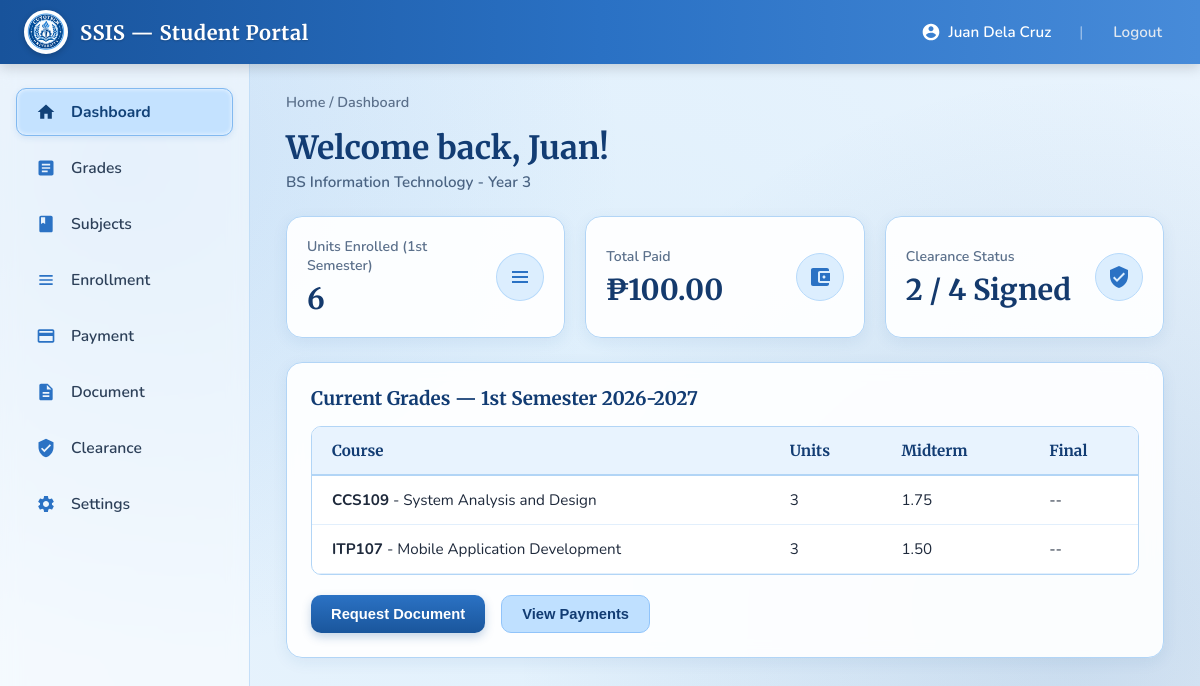
/index.php (signed in), run on the app's committed database.
### tables this page shows
CREATE TABLE Students (
    studentID       INT             NOT NULL AUTO_INCREMENT,
    userID          INT             NOT NULL,
    studentNo       VARCHAR(15)     NOT NULL,
    fullName        VARCHAR(100)    NOT NULL,
    program         VARCHAR(60)     NOT NULL,
    yearLevel       INT             NOT NULL,
    PRIMARY KEY (studentID),
    UNIQUE KEY uq_students_studentno (studentNo),
    UNIQUE KEY uq_students_userid (userID),
    CONSTRAINT fk_students_user
        FOREIGN KEY (userID) REFERENCES Users(userID)
        ON UPDATE CASCADE ON DELETE RESTRICT,
    CONSTRAINT chk_students_yearlevel CHECK (yearLevel BETWEEN 1 AND 6)
);

CREATE TABLE Enrollments (
    enrollmentID    INT             NOT NULL AUTO_INCREMENT,
    studentID       INT             NOT NULL,
    courseID        INT             NOT NULL,
    schoolYear      VARCHAR(9)      NOT NULL,           
    term            VARCHAR(15)     NOT NULL,
    status          ENUM('Pending','Approved','Dropped') NOT NULL DEFAULT 'Pending',
    PRIMARY KEY (enrollmentID),
    UNIQUE KEY uq_enrollment_unique (studentID, courseID, schoolYear, term),
    CONSTRAINT fk_enroll_student
        FOREIGN KEY (studentID) REFERENCES Students(studentID)
        ON UPDATE CASCADE ON DELETE RESTRICT,
    CONSTRAINT fk_enroll_course
        FOREIGN KEY (courseID) REFERENCES Courses(courseID)
        ON UPDATE CASCADE ON DELETE RESTRICT
);

CREATE TABLE Courses (
    courseID        INT             NOT NULL AUTO_INCREMENT,
    deptID          INT             NOT NULL,
    courseCode      VARCHAR(10)     NOT NULL,
    title           VARCHAR(100)    NOT NULL,
    units           INT             NOT NULL,
    semester        VARCHAR(20)     NOT NULL,
    PRIMARY KEY (courseID),
    UNIQUE KEY uq_courses_code (courseCode),
    CONSTRAINT fk_courses_dept
        FOREIGN KEY (deptID) REFERENCES Departments(deptID)
        ON UPDATE CASCADE ON DELETE RESTRICT,
    CONSTRAINT chk_courses_units CHECK (units > 0)
);

CREATE TABLE Grades (
    gradeID         INT             NOT NULL AUTO_INCREMENT,
    enrollmentID    INT             NOT NULL,
    midterm         DECIMAL(3,2)    NULL,
    finalGrade      DECIMAL(3,2)    NULL,
    remarks         ENUM('Passed','Failed','Incomplete') NULL,
    PRIMARY KEY (gradeID),
    UNIQUE KEY uq_grades_enrollment (enrollmentID),
    CONSTRAINT fk_grades_enrollment
        FOREIGN KEY (enrollmentID) REFERENCES Enrollments(enrollmentID)
        ON UPDATE CASCADE ON DELETE CASCADE
);

### includes/functions.php (called while the page is built, shortened)
<?php
function h(?string $value): string
{
    return htmlspecialchars((string)$value, ENT_QUOTES, 'UTF-8');
}
function peso(?float $amount): string
{
    return '₱' . number_format((float)$amount, 2);
}

### index.php (the view, shortened to what this page needs)
<?php
require_once __DIR__ . '/includes/functions.php';
require_once __DIR__ . '/config.php';
    ?>
    <?php
$studentId = (int)$_SESSION['student_id'];
$stmt = $pdo->prepare('SELECT * FROM Students WHERE studentID = :id');
$stmt->execute(['id' => $studentId]);
$student = $stmt->fetch();
$stmt = $pdo->prepare(
    'SELECT schoolYear, term FROM Enrollments
     WHERE studentID = :id
     ORDER BY schoolYear DESC, enrollmentID DESC LIMIT 1'
);
$stmt->execute(['id' => $studentId]);
$latestTerm = $stmt->fetch();
$curYear = $latestTerm['schoolYear'] ?? null;
$curTerm = $latestTerm['term'] ?? null;
$stmt = $pdo->prepare(
    'SELECT e.enrollmentID, e.status AS enrollStatus, e.schoolYear, e.term,
            c.courseCode, c.title, c.units, c.semester,
            g.midterm, g.finalGrade, g.remarks
     FROM Enrollments e
     JOIN Courses c ON c.courseID = e.courseID
     LEFT JOIN Grades g ON g.enrollmentID = e.enrollmentID
     WHERE e.studentID = :id AND e.schoolYear = :sy AND e.term = :term
     ORDER BY c.courseCode'
);
$stmt->execute(['id' => $studentId, 'sy' => $curYear, 'term' => $curTerm]);
$currentSubjects = $stmt->fetchAll();
$unitsEnrolled   = array_sum(array_column($currentSubjects, 'units'));
$stmt = $pdo->prepare(
    'SELECT p.*, r.receiptNo
     FROM Payments p
     LEFT JOIN Receipts r ON r.paymentID = p.paymentID
     WHERE p.studentID = :id
     ORDER BY p.paymentDate DESC'
);
$stmt->execute(['id' => $studentId]);
$payments  = $stmt->fetchAll();
$totalPaid = array_sum(array_column($payments, 'amount'));
$stmt = $pdo->prepare(
    'SELECT cr.*, d.deptName, d.deptHead
     FROM ClearanceRecords cr
     JOIN Departments d ON d.deptID = cr.deptID
     WHERE cr.studentID = :id
     ORDER BY d.deptName'
);
$stmt->execute(['id' => $studentId]);
$clearance       = $stmt->fetchAll();
$clearanceSigned = count(array_filter($clearance, fn($c) => $c['status'] === 'Signed'));
$clearanceTotal  = count($clearance);
$activeTab    = $_GET['tab'] ?? 'dashboard';
?>
<!DOCTYPE html>
<html lang="en">
<head>
  <link rel="stylesheet" href="https://cdnjs.cloudflare.com/ajax/libs/font-awesome/6.4.0/css/all.min.css" />
  <link rel="stylesheet" href="style.css">
</head>
<body>
  <header class="navbar">
    <div class="nav-brand">
      <img src="image/logo.png" alt="" srcset="">
      <h1>SSIS &mdash; Student Portal</h1>
    </div>
    <div class="nav-user">
      <div class="user-profile-menu">
        <svg style="width:20px;height:20px;fill:white" viewBox="0 0 24 24"><path d="M12 2C6.48 2 2 6.48 2 12s4.48 10 10 10 10-4.48 10-10S17.52 2 12 2zm0 3c1.66 0 3 1.34 3 3s-1.34 3-3 3-3-1.34-3-3 1.34-3 3-3zm0 14.2c-2.5 0-4.71-1.28-6-3.22.03-1.99 4-3.08 6-3.08 1.99 0 5.97 1.09 6 3.08-1.29 1.94-3.5 3.22-6 3.22z"/></svg>
        <span style="font-weight: 600;"><?= h($student['fullName'] ?? $_SESSION['username']) ?></span>
      </div>
      <span style="opacity: 0.5;">|</span>
      <a href="logout.php" class="logout-btn">Logout</a>
    </div>
  </header>
  <div class="app-container">
    <aside class="sidebar">
      <a class="nav-item<?= $activeTab === 'dashboard' ? ' active' : '' ?>" onclick="switchTab('dashboard', this)">
        <span class="nav-item-icon"><svg viewBox="0 0 24 24"><path d="M10 20v-6h4v6h5v-8h3L12 3 2 12h3v8z"/></svg></span>
        Dashboard
      </a>
      <a class="nav-item<?= $activeTab === 'grades' ? ' active' : '' ?>" onclick="switchTab('grades', this)">
        <span class="nav-item-icon"><svg viewBox="0 0 24 24"><path d="M19 3H5c-1.1 0-2 .9-2 2v14c0 1.1.9 2 2 2h14c1.1 0 2-.9 2-2V5c0-1.1-.9-2-2-2zm-5 14H7v-2h7v2zm3-4H7v-2h10v2zm0-4H7V7h10v2z"/></svg></span>
        Grades
      </a>
      <a class="nav-item<?= $activeTab === 'subjects' ? ' active' : '' ?>" onclick="switchTab('subjects', this)">
        <span class="nav-item-icon"><svg viewBox="0 0 24 24"><path d="M18 2H6c-1.1 0-2 .9-2 2v16c0 1.1.9 2 2 2h12c1.1 0 2-.9 2-2V4c0-1.1-.9-2-2-2zM6 4h5v8l-2.5-1.5L6 12V4z"/></svg></span>
        Subjects
      </a>
      <a class="nav-item<?= $activeTab === 'enrollment' ? ' active' : '' ?>" onclick="switchTab('enrollment', this)">
        <span class="nav-item-icon"><svg viewBox="0 0 24 24"><path d="M4 6h16v2H4zm0 5h16v2H4zm0 5h16v2H4z"/></svg></span>
        Enrollment
      </a>
      <a class="nav-item<?= $activeTab === 'payment' ? ' active' : '' ?>" onclick="switchTab('payment', this)">
        <span class="nav-item-icon"><svg viewBox="0 0 24 24"><path d="M20 4H4c-1.11 0-1.99.89-1.99 2L2 18c0 1.11.89 2 2 2h16c1.11 0 2-.89 2-2V6c0-1.11-.89-2-2-2zm0 14H4v-6h16v6zm0-10H4V6h16v2z"/></svg></span>
        Payment
      </a>
      <a class="nav-item<?= $activeTab === 'document' ? ' active' : '' ?>" onclick="switchTab('document', this)">
        <span class="nav-item-icon"><svg viewBox="0 0 24 24"><path d="M14 2H6c-1.1 0-1.99.9-1.99 2L4 20c0 1.1.89 2 1.99 2H18c1.1 0 2-.9 2-2V8l-6-6zm2 16H8v-2h8v2zm0-4H8v-2h8v2zm-3-5V3.5L18.5 9H13z"/></svg></span>
        Document
      </a>
      <a class="nav-item<?= $activeTab === 'clearance' ? ' active' : '' ?>" onclick="switchTab('clearance', this)">
        <span class="nav-item-icon"><svg viewBox="0 0 24 24"><path d="M12 1L3 5v6c0 5.55 3.84 10.74 9 12 5.16-1.26 9-6.45 9-12V5l-9-4zm-2 16l-4-4 1.41-1.41L10 14.17l6.59-6.59L18 9l-8 8z"/></svg></span>
        Clearance
      </a>
      <a class="nav-item<?= $activeTab === 'settings' ? ' active' : '' ?>" onclick="switchTab('settings', this)">
        <span class="nav-item-icon"></span>
        Settings
      </a>
    </aside>
    <main class="content-area">
      <div id="breadcrumb" class="breadcrumb">Home / <?= h(ucfirst($activeTab)) ?></div>
      <div id="view-dashboard" class="tab-content<?= $activeTab === 'dashboard' ? '' : ' hidden' ?>">
        <div class="page-title-banner">
          <h2>Welcome back, <?= h(explode(' ', trim($student['fullName'] ?? ''))[0] ?? '') ?>!</h2>
          <p><?= h($student['program'] ?? '') ?> - Year <?= h((string)($student['yearLevel'] ?? '')) ?></p>
        </div>
        <div class="stats-grid">
          <div class="stat-card">
            <div class="stat-info">
              <h4>Units Enrolled<?= $curTerm ? ' (' . h($curTerm) . ')' : '' ?></h4>
              <div class="stat-value"><?= (int)$unitsEnrolled ?></div>
            </div>
            <div class="stat-icon-wrapper"><svg viewBox="0 0 24 24"><path d="M4 6h16v2H4zm0 5h16v2H4zm0 5h16v2H4z"/></svg></div>
          </div>
          <div class="stat-card">
            <div class="stat-info">
              <h4>Total Paid</h4>
              <div class="stat-value"><?= peso($totalPaid) ?></div>
            </div>
            <div class="stat-icon-wrapper"><svg viewBox="0 0 24 24"><path d="M21 18v1c0 1.1-.9 2-2 2H5c-1.11 0-2-.9-2-2V5c0-1.1.89-2 2-2h14c1.1 0 2 .9 2 2v1h-9c-1.11 0-2 .9-2 2v8c0 1.1.89 2 2 2h9zm-9-2h10V8H12v8zm4-2.5c-.83 0-1.5-.67-1.5-1.5s.67-1.5 1.5-1.5 1.5.67 1.5 1.5-.67 1.5-1.5 1.5z"/></svg></div>
          </div>
          <div class="stat-card">
            <div class="stat-info">
              <h4>Clearance Status</h4>
              <div class="stat-value"><?= (int)$clearanceSigned ?> / <?= (int)$clearanceTotal ?> Signed</div>
            </div>
            <div class="stat-icon-wrapper"><svg viewBox="0 0 24 24"><path d="M12 1L3 5v6c0 5.55 3.84 10.74 9 12 5.16-1.26 9-6.45 9-12V5l-9-4zm-2 16l-4-4 1.41-1.41L10 14.17l6.59-6.59L18 9l-8 8z"/></svg></div>
          </div>
        </div>
        <div class="glass-card">
          <h3 style="font-family:'Merriweather',serif; color:#123C73; margin-bottom:16px;">Current Grades<?= $curTerm ? ' &mdash; ' . h($curTerm) . ' ' . h((string)$curYear) : '' ?></h3>
          <div class="table-container">
            <table>
              <thead><tr><th>Course</th><th>Units</th><th>Midterm</th><th>Final</th></tr></thead>
              <tbody>
                <?php if (empty($currentSubjects)): ?>
                  <tr><td colspan="4" style="text-align:center; color:var(--text-muted);">No enrollment on file yet.</td></tr>
                <?php else: foreach ($currentSubjects as $s): ?>
                  <tr>
                    <td><strong><?= h($s['courseCode']) ?></strong> - <?= h($s['title']) ?></td>
                    <td><?= (int)$s['units'] ?></td>
                    <td><?= $s['midterm'] !== null ? h(number_format((float)$s['midterm'], 2)) : '--' ?></td>
                    <td><?= $s['finalGrade'] !== null ? h(number_format((float)$s['finalGrade'], 2)) : '--' ?></td>
                  </tr>
                <?php endforeach; endif; ?>
              </tbody>
            </table>
          </div>
          <div style="display:flex; gap:16px; margin-top:20px;">
            <button class="btn btn-primary" onclick="switchTab('document', document.querySelectorAll('.nav-item')[5])">Request Document</button>
            <button class="btn btn-secondary" onclick="switchTab('payment', document.querySelectorAll('.nav-item')[4])">View Payments</button>
          </div>
        </div>
      </div>
    </main>
  </div>
</body>
</html>

### data on the page
students: fullName "Juan Dela Cruz", fullName "Juan", program "BS Information Technology", yearLevel "3"
enrollments: courseID.courseCode "CCS109", courseID.title "System Analysis and Design", courseID.units "3", grades.midterm "1.75"
enrollments: courseID.courseCode "ITP107", courseID.title "Mobile Application Development", courseID.units "3", grades.midterm "1.50"

### other printed values
$activeTab "Dashboard"
$curTerm "1st Semester"
$unitsEnrolled "6"
peso($totalPaid) "₱100.00"
$clearanceSigned "2"
$clearanceTotal "4"
$curYear "2026-2027"
